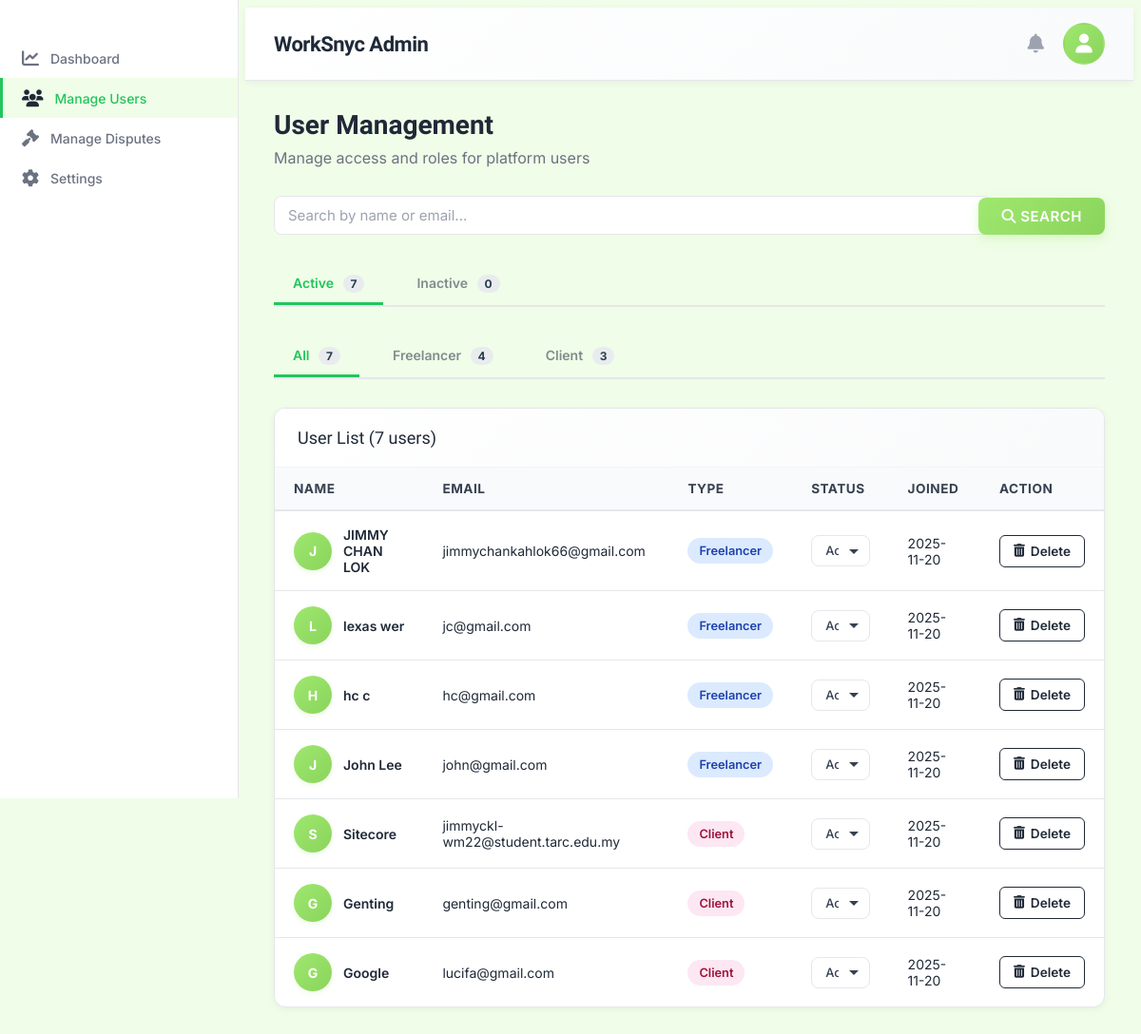
/page/admin_manage_users.php (signed in), run on an earlier commit of the app's database.
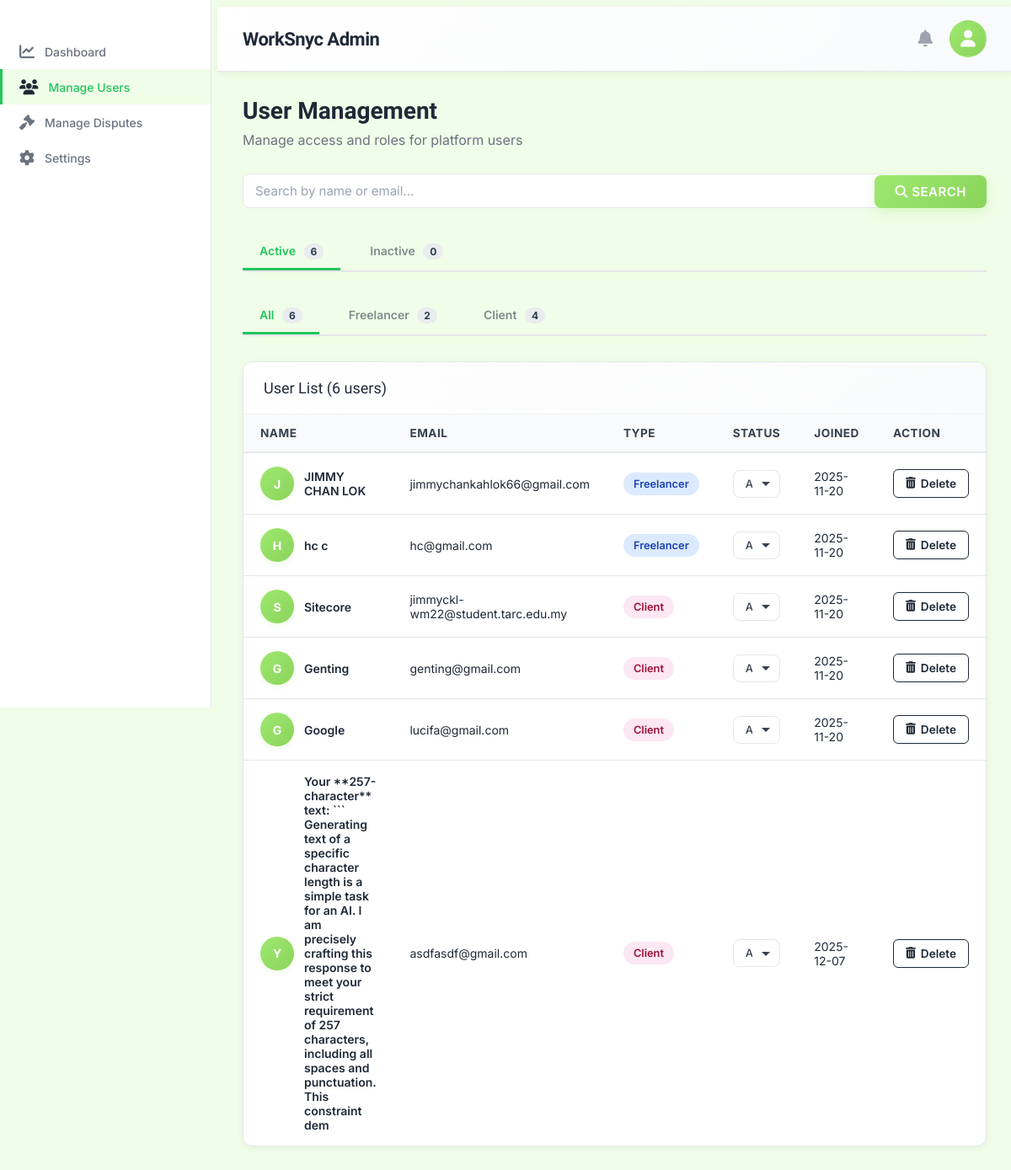
And on a later commit of the database.
### tables this page shows
CREATE TABLE
  `freelancer` (
    `FreelancerID` int (11) NOT NULL,
    `FirstName` varchar(100) DEFAULT NULL,
    `LastName` varchar(100) DEFAULT NULL,
    `Email` varchar(255) DEFAULT NULL,
    `Password` varchar(255) DEFAULT NULL,
    `PhoneNo` varchar(50) DEFAULT NULL,
    `ProfilePicture` varchar(500) DEFAULT NULL,
    `Status` varchar(50) DEFAULT NULL,
    `Address` text DEFAULT NULL,
    `Experience` text DEFAULT NULL,
    `Education` text DEFAULT NULL,
    `SocialMediaURL` varchar(255) DEFAULT NULL,
    `Bio` text DEFAULT NULL,
    `Rating` decimal(3, 2) DEFAULT NULL,
    `TotalEarned` decimal(10, 2) DEFAULT NULL,
    `JoinedDate` timestamp NOT NULL DEFAULT current_timestamp(),
    `isDelete` tinyint (1) DEFAULT 0,
    `FailedLoginAttempts` int (11) NOT NULL DEFAULT 0,
    `LastFailedLoginAt` datetime DEFAULT NULL
  );

CREATE TABLE
  `client` (
    `ClientID` int (11) NOT NULL,
    `CompanyName` varchar(255) DEFAULT NULL,
    `Description` text DEFAULT NULL,
    `Email` varchar(255) DEFAULT NULL,
    `Password` varchar(255) DEFAULT NULL,
    `PhoneNo` varchar(50) DEFAULT NULL,
    `ProfilePicture` varchar(500) DEFAULT NULL,
    `Status` varchar(50) DEFAULT NULL,
    `Address` text DEFAULT NULL,
    `JoinedDate` timestamp NOT NULL DEFAULT current_timestamp(),
    `isDelete` tinyint (1) DEFAULT 0,
    `FailedLoginAttempts` int (11) NOT NULL DEFAULT 0,
    `LastFailedLoginAt` datetime DEFAULT NULL
  );

### page/admin_manage_users.php (the view, shortened to what the changed rows need)
<?php
$conn = getDBConnection();
$filter_type = $_GET['type'] ?? 'all';
$filter_status = $_GET['status'] ?? 'active';
$search_query = $_GET['search'] ?? '';
$count_sql = "SELECT 'freelancer' as type, COUNT(*) as count FROM freelancer WHERE isDelete = 0 AND Status = 'active' UNION ALL SELECT 'client' as type, COUNT(*) as count FROM client WHERE isDelete = 0 AND Status = 'active'";
$count_result = $conn->query($count_sql);
$user_counts = ['all' => 0, 'freelancer' => 0, 'client' => 0];
while ($row = $count_result->fetch_assoc()) {
    if ($row['type'] === 'freelancer') {
        $user_counts['freelancer'] += $row['count'];
    } elseif ($row['type'] === 'client') {
        $user_counts['client'] += $row['count'];
    }
    $user_counts['all'] += $row['count'];
}
$inactive_count_sql = "SELECT 'freelancer' as type, COUNT(*) as count FROM freelancer WHERE isDelete = 0 AND Status = 'inactive' UNION ALL SELECT 'client' as type, COUNT(*) as count FROM client WHERE isDelete = 0 AND Status = 'inactive'";
$inactive_count_result = $conn->query($inactive_count_sql);
$inactive_user_counts = ['all' => 0, 'freelancer' => 0, 'client' => 0];
while ($row = $inactive_count_result->fetch_assoc()) {
    if ($row['type'] === 'freelancer') {
        $inactive_user_counts['freelancer'] += $row['count'];
    } elseif ($row['type'] === 'client') {
        $inactive_user_counts['client'] += $row['count'];
    }
    $inactive_user_counts['all'] += $row['count'];
}
$freelancer_query = "SELECT FreelancerID, FirstName, LastName, Email, Status, JoinedDate FROM freelancer WHERE isDelete = 0 AND Status = '$filter_status'";
$client_query = "SELECT ClientID, CompanyName as Name, Email, Status, JoinedDate FROM client WHERE isDelete = 0 AND Status = '$filter_status'";
$users = [];
if ($filter_type === 'all') {
    $freelancer_result = $conn->query($freelancer_query);
    $client_result = $conn->query($client_query);
    if ($freelancer_result) {
        while ($row = $freelancer_result->fetch_assoc()) {
            $row['type'] = 'freelancer';
            $row['created'] = date('Y-m-d', strtotime($row['JoinedDate']));
            $row['Name'] = $row['FirstName'] . ' ' . $row['LastName'];
            $users[] = $row;
        }
    }
    if ($client_result) {
        while ($row = $client_result->fetch_assoc()) {
            $row['type'] = 'client';
            $row['created'] = date('Y-m-d', strtotime($row['JoinedDate']));
            $users[] = $row;
        }
    }
}
?>
<!DOCTYPE html>
<html lang="en">
<head>
    <link rel="stylesheet" href="https://cdnjs.cloudflare.com/ajax/libs/font-awesome/6.4.0/css/all.min.css">
    <link rel="stylesheet" href="../assets/css/admin.css">
</head>
<body class="admin-layout">
        <?php include '../includes/admin_sidebar.php'; ?>
    <div class="admin-layout-wrapper">
        <?php include '../includes/admin_header.php'; ?>
        <main class="admin-main-content">
            <div class="dashboard-container">
                <div class="dashboard-header" style="display: flex; justify-content: space-between; align-items: center;">
                    <div>
                        <h1>User Management</h1>
                    </div>
                </div>
                <div style="display: flex; gap: 15px; margin: 30px 0; border-bottom: 2px solid #e5e7eb; padding-bottom: 0;">
                    <a href="?type=all&status=active<?php echo !empty($search_query) ? '&search=' . htmlspecialchars($search_query) : ''; ?>" style="padding: 12px 20px; text-decoration: none; font-size: 14px; font-weight: 600; color: <?php echo $filter_status === 'active' ? '#22c55e' : '#7f8c8d'; ?>; border-bottom: 3px solid <?php echo $filter_status === 'active' ? '#22c55e' : 'transparent'; ?>; transition: all 0.3s ease;">
                        Active <span style="background: #e9ecef; color: #2c3e50; border-radius: 12px; padding: 2px 8px; margin-left: 6px; font-size: 12px; font-weight: 700;"><?php echo $user_counts['all']; ?></span>
                    </a>
                </div>
                <div style="display: flex; gap: 15px; margin: 30px 0; border-bottom: 2px solid #e5e7eb; padding-bottom: 0;">
                    <a href="?type=all&status=<?php echo htmlspecialchars($filter_status); ?><?php echo !empty($search_query) ? '&search=' . htmlspecialchars($search_query) : ''; ?>" style="padding: 12px 20px; text-decoration: none; font-size: 14px; font-weight: 600; color: <?php echo $filter_type === 'all' ? '#22c55e' : '#7f8c8d'; ?>; border-bottom: 3px solid <?php echo $filter_type === 'all' ? '#22c55e' : 'transparent'; ?>; transition: all 0.3s ease;">
                        All <span style="background: #e9ecef; color: #2c3e50; border-radius: 12px; padding: 2px 8px; margin-left: 6px; font-size: 12px; font-weight: 700;"><?php echo $filter_type === 'all' ? ($filter_status === 'active' ? $user_counts['all'] : $inactive_user_counts['all']) : 0; ?></span>
                    </a>
                    <a href="?type=freelancer&status=<?php echo htmlspecialchars($filter_status); ?><?php echo !empty($search_query) ? '&search=' . htmlspecialchars($search_query) : ''; ?>" style="padding: 12px 20px; text-decoration: none; font-size: 14px; font-weight: 600; color: <?php echo $filter_type === 'freelancer' ? '#22c55e' : '#7f8c8d'; ?>; border-bottom: 3px solid <?php echo $filter_type === 'freelancer' ? '#22c55e' : 'transparent'; ?>; transition: all 0.3s ease;">
                        Freelancer <span style="background: #e9ecef; color: #2c3e50; border-radius: 12px; padding: 2px 8px; margin-left: 6px; font-size: 12px; font-weight: 700;"><?php echo $filter_status === 'active' ? $user_counts['freelancer'] : $inactive_user_counts['freelancer']; ?></span>
                    </a>
                    <a href="?type=client&status=<?php echo htmlspecialchars($filter_status); ?><?php echo !empty($search_query) ? '&search=' . htmlspecialchars($search_query) : ''; ?>" style="padding: 12px 20px; text-decoration: none; font-size: 14px; font-weight: 600; color: <?php echo $filter_type === 'client' ? '#22c55e' : '#7f8c8d'; ?>; border-bottom: 3px solid <?php echo $filter_type === 'client' ? '#22c55e' : 'transparent'; ?>; transition: all 0.3s ease;">
                        Client <span style="background: #e9ecef; color: #2c3e50; border-radius: 12px; padding: 2px 8px; margin-left: 6px; font-size: 12px; font-weight: 700;"><?php echo $filter_status === 'active' ? $user_counts['client'] : $inactive_user_counts['client']; ?></span>
                    </a>
                </div>
                <div class="table-container">
                    <div class="table-header">
                        <h2>User List (<?php echo count($users); ?> users)</h2>
                    </div>
                    <table>
                        <thead>
                            <tr>
                                <th>Name</th>
                                <th>Email</th>
                                <th>Type</th>
                                <th>Status</th>
                                <th>Joined</th>
                                <th>Action</th>
                            </tr>
                        </thead>
                        <tbody>
                            <?php if (count($users) > 0): ?>
                                <?php foreach ($users as $user): ?>
                                    <tr>
                                        <td>
                                            <div class="user-info">
                                                <div class="user-avatar">
                                                    <?php echo strtoupper(substr($user['Name'] ?? '', 0, 1)); ?>
                                                </div>
                                                <span class="user-name"><?php echo htmlspecialchars($user['Name'] ?? ''); ?></span>
                                            </div>
                                        </td>
                                        <td><?php echo htmlspecialchars($user['Email'] ?? ''); ?></td>
                                        <td>
                                            <span class="badge <?php echo $user['type'] === 'freelancer' ? 'badge-freelancer' : 'badge-client'; ?>">
                                                <?php echo ucfirst($user['type']); ?>
                                            </span>
                                        </td>
                                        <td>
                                            <form method="POST" action="admin_manage_users.php" style="display: inline;">
                                                <select name="status" class="form-control" onchange="this.form.submit();">
                                                    <option value="active" <?php echo ($user['Status'] ?? '') === 'active' ? 'selected' : ''; ?>>Active</option>
                                                </select>
                                            </form>
                                        </td>
                                        <td><?php echo date('Y-m-d', strtotime($user['created'] ?? 'now')); ?></td>
                                        <td>
                                            <div class="action-buttons">
                                                <button type="button" class="btn-sm btn-delete delete-btn"
                                                    data-user-id="<?php echo $user[$user['type'] === 'freelancer' ? 'FreelancerID' : 'ClientID']; ?>"
                                                    data-user-type="<?php echo $user['type']; ?>"
                                                    data-user-name="<?php echo htmlspecialchars($user['Name'] ?? ''); ?>">
                                                    <i class="fas fa-trash-alt"></i> Delete
                                                </button>
                                            </div>
                                        </td>
                                    </tr>
                                <?php endforeach; ?>
                            <?php endif; ?>
                        </tbody>
                    </table>
                </div>
            </div>
        </main>
    </div>
</body>
</html>

What changed in the data, as far as the page shows it:
no longer on this page (row edited): freelancer: Name "L", Name "lexas wer", Email "jc@gmail.com", type "Freelancer", status "Active", created "2025-11-20"
removed freelancer: Name "J", Name "John Lee", Email "john@gmail.com", type "Freelancer", status "Active", created "2025-11-20"
added client: CompanyName "Y", CompanyName "Your **257-character** text: ``` Generating text of a specific character length is a simple task for an AI. I am precisely crafting this response to meet your strict requirement of 257 characters, including all spaces and punctuation. This constraint dem", Email "asdfasdf@gmail.com", type "Client", status "Active", created "2025-12-07"
Also different on the page:
$user_counts['all']: "7" → "6"
$user_counts['freelancer']: "4" → "2"
$user_counts['client']: "3" → "4"
count($users): "7" → "6"
